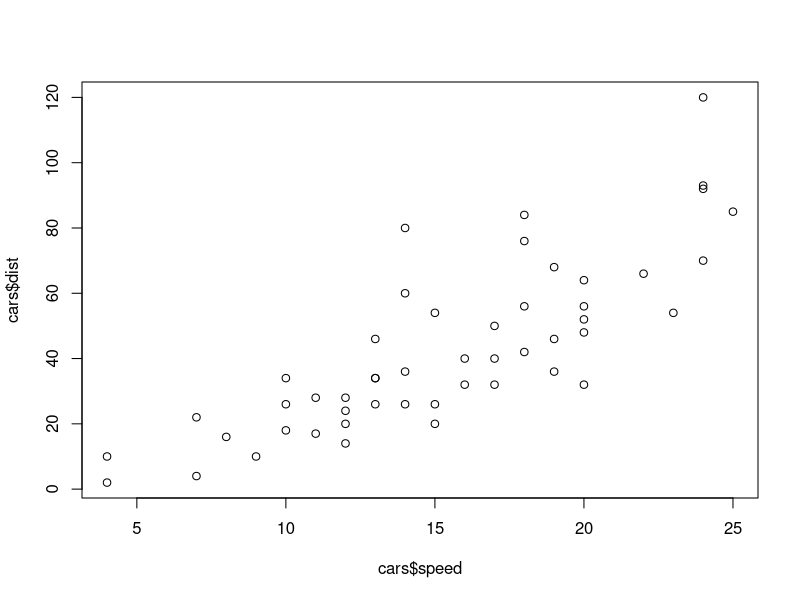
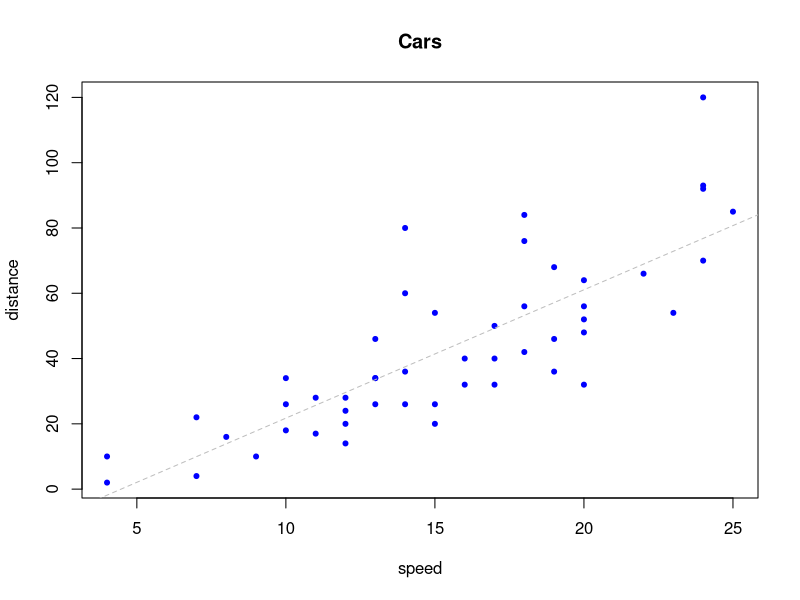
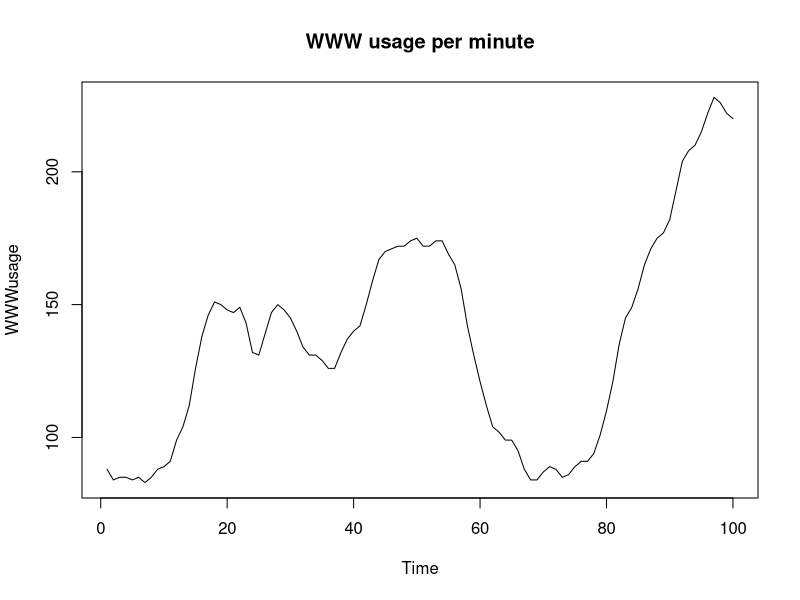
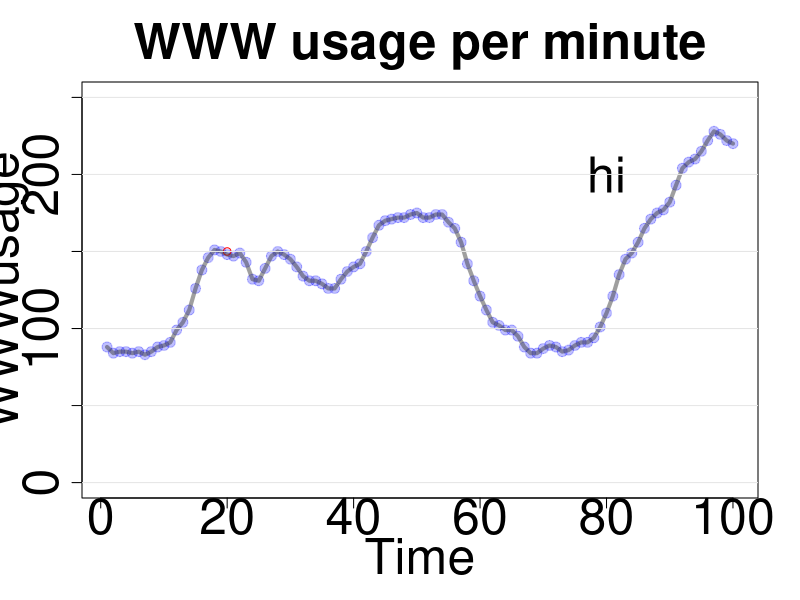
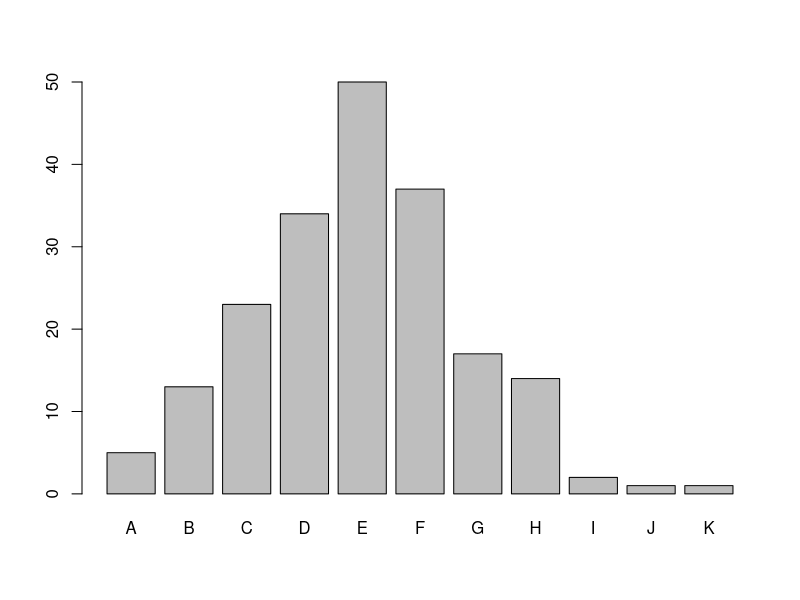
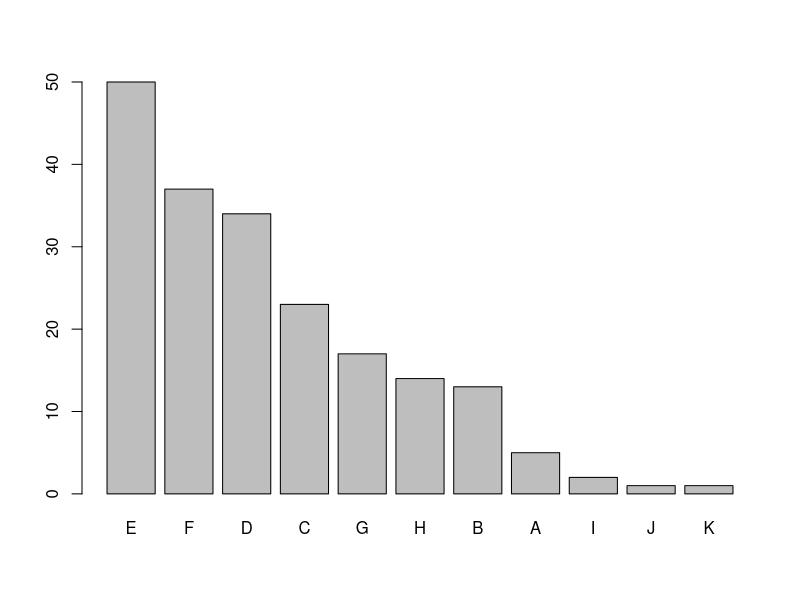
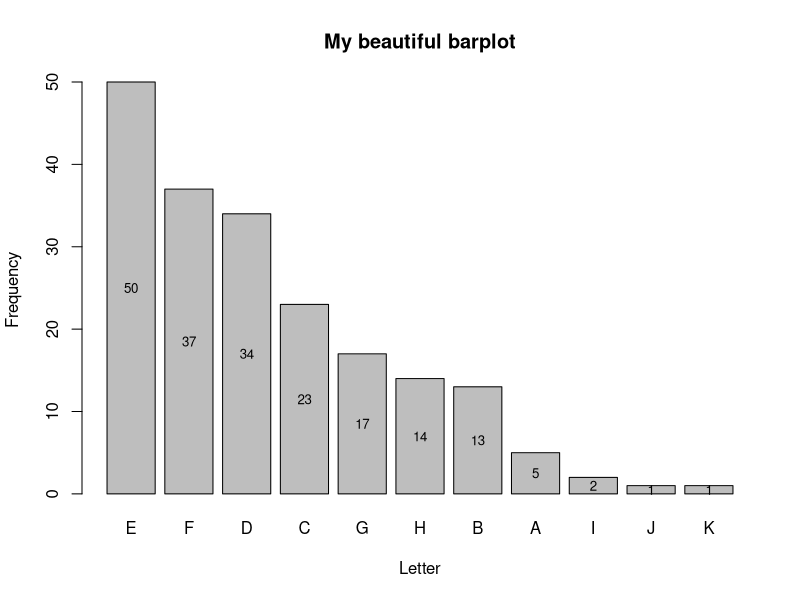
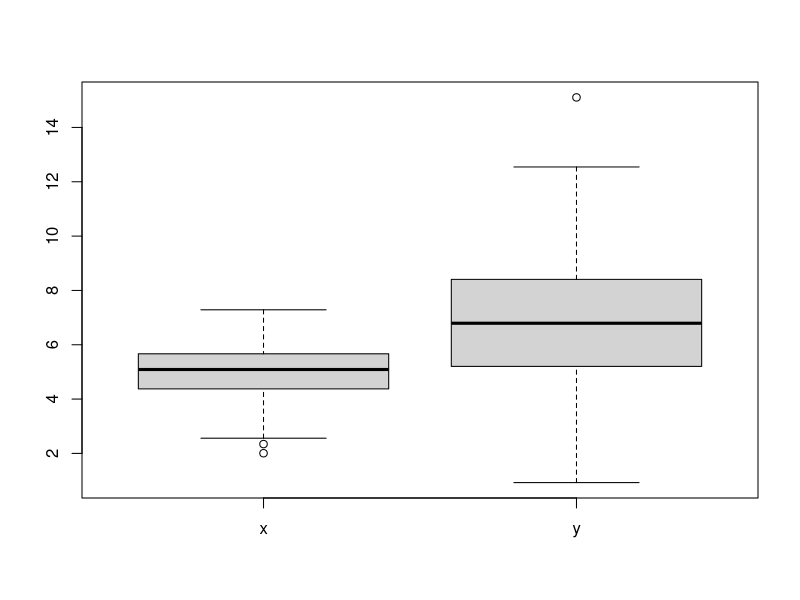

Recreate these plots in R, in order.
library(tidyverse)
library(beeswarm)
library(ggbeeswarm)
library(scales)
library(patchwork)

###################################
# Data visuazlization with base R #
###################################

# simple scatterplot
data("cars")

plot(x= cars$speed, y = cars$dist)

plot(x = cars$speed,    # x axis 
     y = cars$dist,     # y axis
     pch = 20,          # optional: change point type
     col = "blue",      # optional: change color
     xlab = "speed",    # x axis label
     ylab = "distance") # y axis label
abline(lm(cars$dist~cars$speed), # add regression line
       col = "grey",                # color
       lty = 2)                     # line type (2 = dashed) 


# alternative: lowess curve
# lines(lowess(cars$speed, cars$dist)) # add lowess curve

title("Cars")           # add title


# simple lineplot ---------------------------------------------------------

data("WWWusage")
plot(1:100, WWWusage, type = "l", xlab="Time",
     main = "WWW usage per minute")

# we can also combine dotplot and lineplot:
plot(1:100, # x axis
     WWWusage, # y axis
     type = "p", # p = points
     xlab="Time", # x axis label
     pch = 20, # change point type
     col = rgb(0,0,1,.25), # RGB: red, green, blue + alpha (= transparency)
     ylim = c(0,250),  # y axis limits
     main = "WWW usage per minute", cex=2, cex.axis=3, cex.main=3, cex.lab=3)
points(x=20,y=150, col="red")
text(x=80,y=200, "hi", cex=3)
lines(1:100, WWWusage, 
      type = "l", # l = line
      col = rgb(.256,.256,.256,.5), # RGB code for grey (+ alpha)
      lwd = 4)

# we can also add a grid:
grid(nx = 0, # no grid lines on x axis
     ny = NULL, # NULL here means that grid aligns with tick marks
     # (see vignette: ?grid)
     lty = 1, col = "grey90")

# simple barplot ----------------------------------------------------------

# set a seed for replicability
set.seed(utf8ToInt("lotwinterschool"))

# get a sample
spl <- LETTERS[round(rnorm(200, mean = 5, sd = 2))]


# barplot
table(spl) %>%  # tabulate
  barplot()

# we can also sort the table by frequency
# before plotting:
table(spl) %>% sort(decreasing = T) %>% barplot()

# we can also add absolute numbers:
tbl <- table(spl) %>% sort(decreasing = T) # save table as object
(bp <- barplot(tbl))
text(bp,    # x axis values taken from bp object (i.e. the barplot itself)
     tbl/2, # y axis value taken from tbl, divided by two
     # to be in the middle of the bars
     tbl,   # labels taken from the table 
     cex = .8) # decrease font size a bit
title("My beautiful barplot") # add title

# x and y labels can also be added using the title() command:
title(xlab = "Letter", ylab = "Frequency")


# stacked barplot
# possible in base R but MUCH (!) easier in 
# ggplot2, hence we will deal with this later.



# boxplot -----------------------------------------------------------------

# sample data
set.seed(42)
d <- tibble(x = rnorm(100, mean = 5, sd = 1),
            y = rnorm(100, mean = 7, sd = 3))


boxplot(d)

# Interpretation: the box shows the interquartile
# range, i.e. the area in which the middle 50% of
# the data fall. The whiskers show 1.5 times the
# interquartile range; data that fall out of this
# range are presented as outliers (individual dots).
quantile(d$y)
IQR(d$y)

# beeswarm plot -----------------------------------------------------------

beeswarm(d,                # x axis
         pch = 20,         # y axis
         col = "darkblue", # color of the points
         method = "hex")   # methods for distributing the dots
# (chosen here to avoid overlaps
# that we see with the default method)
boxplot(d, add = T, col = rgb(.256, .256, .256, .2))




# exporting base R plots --------------------------------------------------

# base R plots can be exported using the png function:
# wrap the plot in
# png(...)
# PLOT COMMANDS
# dev.off()
png("exampleplot.png",
    width = 6.5, height = 5, 
    un = "in", 
    res = 300)
beeswarm(d,                
         pch = 20,         
         col = "darkblue", 
         method = "hex")
boxplot(d, add = T, col = rgb(.256, .256, .256, .2))
dev.off()



# plot grids --------------------------------------------------------------

# Multiple plots can be exported by setting up a 
# grid of n rows x n columns using par(mfrow = x,y)
png("exampleplot02.png", width = 11.5, height = 5, un = "in", res = 300)
par(mfrow = c(1,2)) # 1 row, two columns
beeswarm(d,                
         pch = 20,         
         col = "darkblue", 
         method = "hex")
boxplot(d, col = rgb(.256, .256, .256, .2))
dev.off()
par(mfrow = c(1,1)) # restore default

